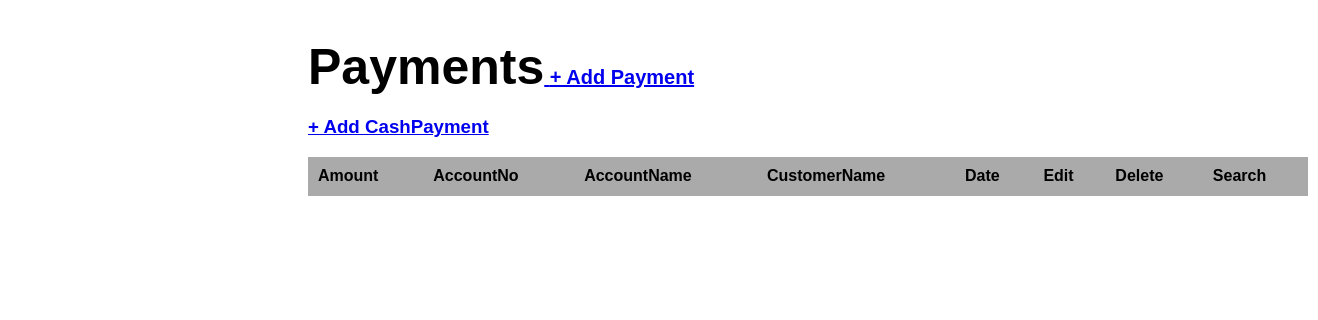
/Pramoda/paymentTable.php, run on an earlier commit of the app's database.
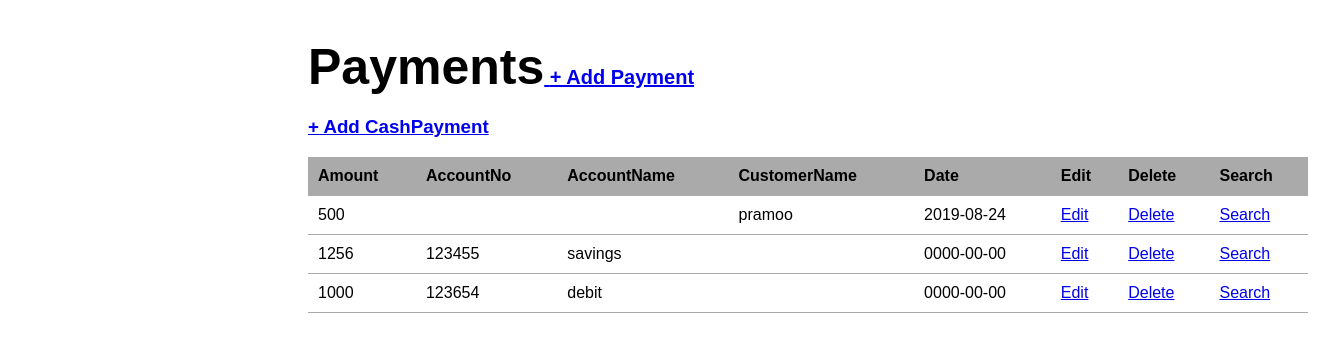
And on a later commit of the database.
### tables this page shows
CREATE TABLE `payments` (
  `PaymentId` int(11) NOT NULL,
  `Amount` double NOT NULL,
  `AppoinmentId` int(11) DEFAULT NULL,
  `OrderId` int(11) DEFAULT NULL,
  `CardId` int(11) DEFAULT NULL,
  `Type` varchar(20) NOT NULL,
  `AccountNo` int(11) DEFAULT NULL,
  `AccountName` varchar(20) DEFAULT NULL,
  `CustomerName` varchar(50) NOT NULL,
  `Date` date NOT NULL,
  `status` tinyint(1) NOT NULL
);

### Pramoda/paymentTable.php (the view, shortened to what this page needs)
<?php require_once('connection.php');?>
<?php
$payment_list='';
$query="SELECT * FROM payments WHERE status=0 ORDER BY AccountNo";
$paym=mysqli_query($con,$query);
	if($paym){
		while($pay=mysqli_fetch_assoc($paym)){
			$payment_list.="<tr>";
			$payment_list.="<td>{$pay['Amount']}</td>";
			$payment_list.="<td>{$pay['AccountNo']}</td>";
			$payment_list.="<td>{$pay['AccountName']}</td>";
			$payment_list.="<td>{$pay['CustomerName']}</td>";
			$payment_list.="<td>{$pay['Date']}</td>";
			$payment_list.="<td><a href=\"editPayment.php?PId={$pay['PaymentId']}\">Edit</a></td>";
			$payment_list.="<td><a href=\"delete2.php?PId={$pay['PaymentId']}\"onclick=\"return confirm('Are you sure want to delete this ?');\">Delete</a></td>";
			$payment_list.="<td><a href=\"ViewPayment.php?PId={$pay['PaymentId']}\">Search</a></td>";
			$payment_list.="</tr>";
		}
	}else{
		echo "Database query failed.";
	}
?>
<!DOCTYPE html>
<html lang="en">
<head>
	<link rel="stylesheet" href="styles/main.css">
</head>
<body>
	<main>
		<h1> Payments<span><a href="PaymentDetails.php"> + Add Payment</a></span></h1>
		<h3><span><a href="Cashpayment.php"> + Add CashPayment</a></span></h3>
		<table class="masterlist">
			<tr>
				<th>Amount</th>
				<th>AccountNo</th>
				<th>AccountName</th>
				<th>CustomerName</th>
				<th>Date</th>
				<th>Edit</th>
				<th>Delete</th>
				<th>Search</th>
			</tr>
			<?php echo $payment_list;?>
		</table>
	</main>
</body>
</html>

What changed in the data, as far as the page shows it:
added payments: Amount "500", CustomerName "pramoo", Date "2019-08-24"
added payments: Amount "1256", AccountNo "123455", AccountName "savings", Date "0000-00-00"
added payments: Amount "1000", AccountNo "123654", AccountName "debit", Date "0000-00-00"
